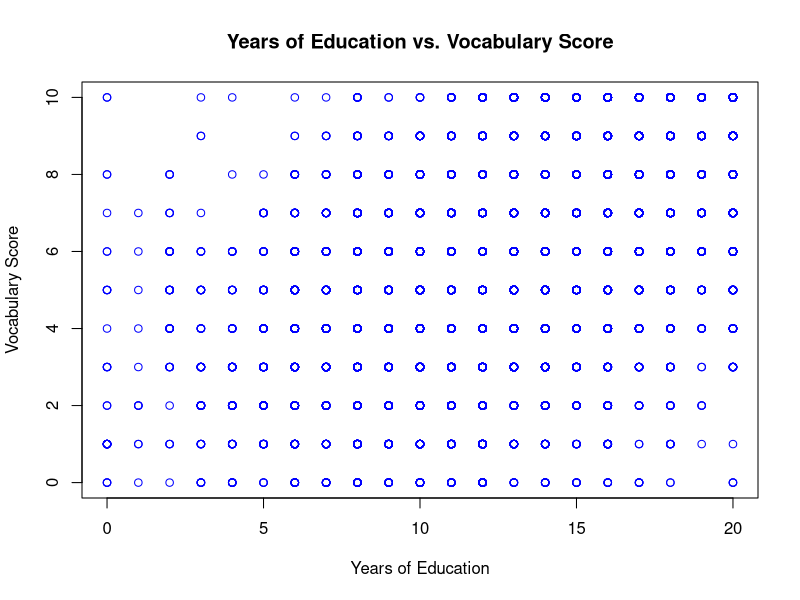
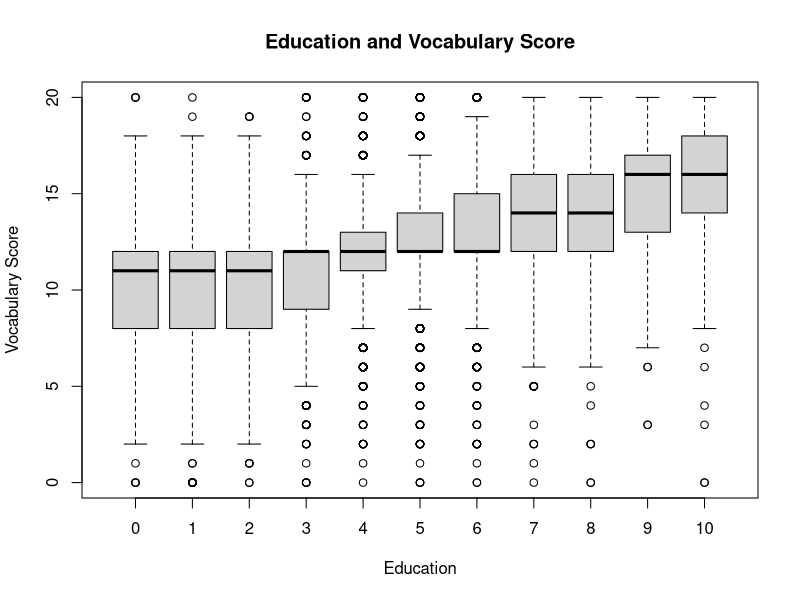
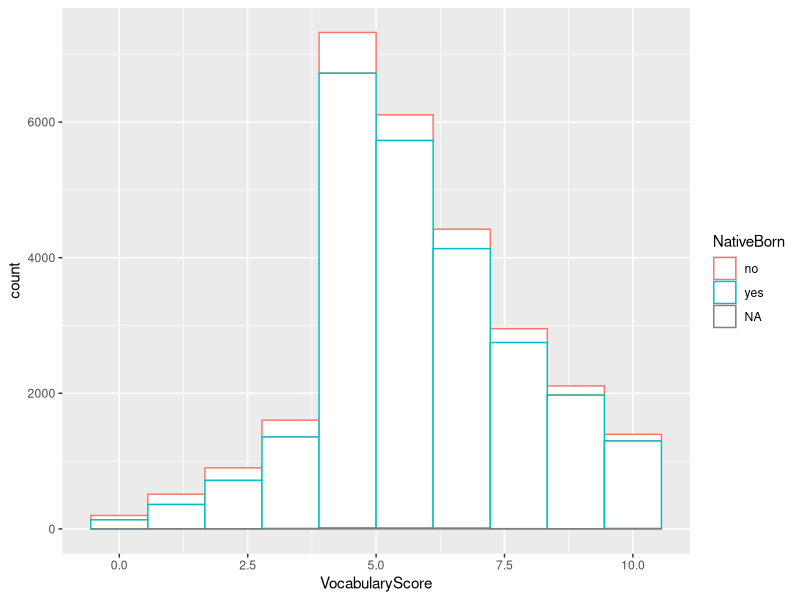

Generate these figures, in order, with R:
## ---- chunk 1
require(plyr)
require(ggplot2)


gssData <- read.csv('GSSvocab.csv',header=TRUE, sep=",")
summary(gssData)

## ---- chunk 2
#Renaming the columns for the data set
gssData <- rename(gssData, c("year" = "Year", "gender" = "Gender", "educGroup" = "EducationGroup", "vocab" = "VocabularyScore", "age" = "Age", "educ" = "Education", "ageGroup" = "AgeGroup", "nativeBorn" = "NativeBorn"))

#Creating a subset for the data for participants between 21 and 50 years of age
subset_gssData <- subset(gssData, Age >= 21 & Age <= 50)
head(subset_gssData, 5)
## ---- chunk 3
# scatter plot
plot(gssData$Education,gssData$VocabularyScore, xlab='Years of Education',ylab='Vocabulary Score' ,main='Years of Education vs. Vocabulary Score', col='blue')

# box plot
boxplot(Education~VocabularyScore,data=gssData, main="Education and Vocabulary Score", xlab="Education", ylab="Vocabulary Score") 

#histogram

ggplot(gssData, aes(x=VocabularyScore, color=NativeBorn)) + geom_histogram(fill="white", bins=10)


